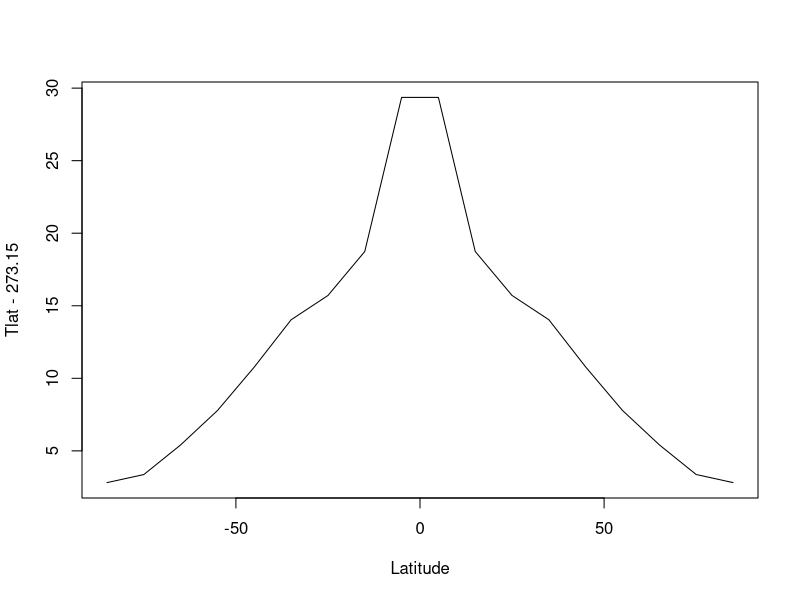
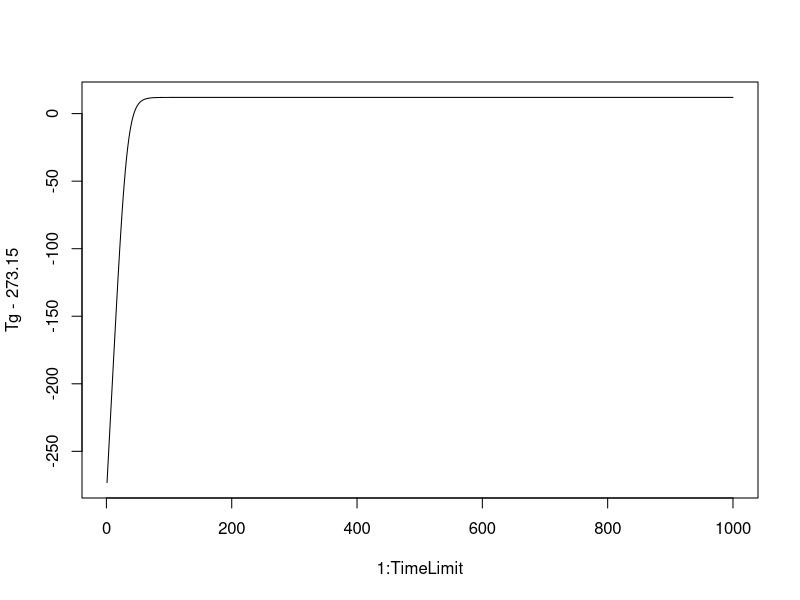

Here is the R script that generated these plots, in order: (Note: this script raises an error after producing the figures.)
library(readxl)

## constants values
S = 1372
alpha = 0.3
eps = 0.61
sigma = 5.67*10**(-8)
dt <- 1.0 * 10**21
cp <- 1.05*10**23
#k <- 0


## importing data

data <- read_excel(path = "data.xlsx")
data

Slat <- vector(length = nrow(data))
Ein <- vector(length = nrow(data))
Eout <- vector(length = nrow(data))
Trans <- vector(length = nrow(data))
Tend <- vector(length = nrow(data))
TlatF <- vector(length = nrow(data))
Latitude <- -seq(-85, 85, 10)
TimeLimit <- 1000
kvector <- seq(0, 50, 5)
TgMatrix <- matrix(nrow = TimeLimit, ncol = length(kvector))
ki <- 0
for (k in kvector) {
  
ki <- ki+1

Tg <- vector(length = TimeLimit)
Tlat <- data$T_init

for (t in  1:TimeLimit) {

Tg[t] <- mean(Tlat)

for (i in 1:length(Tlat)) {
  
  
  #data$albedo[i] <- 0.3
  
  #data$Sfrac[i] <- 1
  Slat[i] <- S*data$Sfrac[i]
  
  Ein[i] <- Slat[i] * (1 - data$albedo[i])
  Eout[i] <- 4*eps*sigma*Tlat[i]**4
  
  Trans[i] <- k*(Tlat[i] - Tg[t])
  Tend[i] <- dt/cp * (Ein[i] - Eout[i] - Trans[i])
  
  TlatF[i] <- Tlat[i] + Tend[i]
  Tlat[i] <- TlatF[i]
  
}
  
}

TgMatrix[,ki] <- Tg

}


plot(x = Latitude, Tlat - 273.15, type = "l")
plot(x = 1:TimeLimit, y = Tg - 273.15, type = "l")

TgDf <- as.data.frame(TgMatrix)
TgDf$Time <- 1:1000
names(TgDf) <-c(paste0("K=", kvector), "Time" )
TgDf |> as_tibble() |> 
  pivot_longer(cols = `K=0`:`K=50`, names_to = "K", values_to = "Tg") |> 
  ggplot(mapping = aes(x = Time, y = Tg - 273.15, colour = K)) +
  geom_line() +
  labs(
    x = "Time",
    y = "Tg [degree celcuis]",
    subtitle = "Effect of transport coeficient ok global temperature",
    caption = "@YodaAdaman"
  ) +
  theme_bw()


